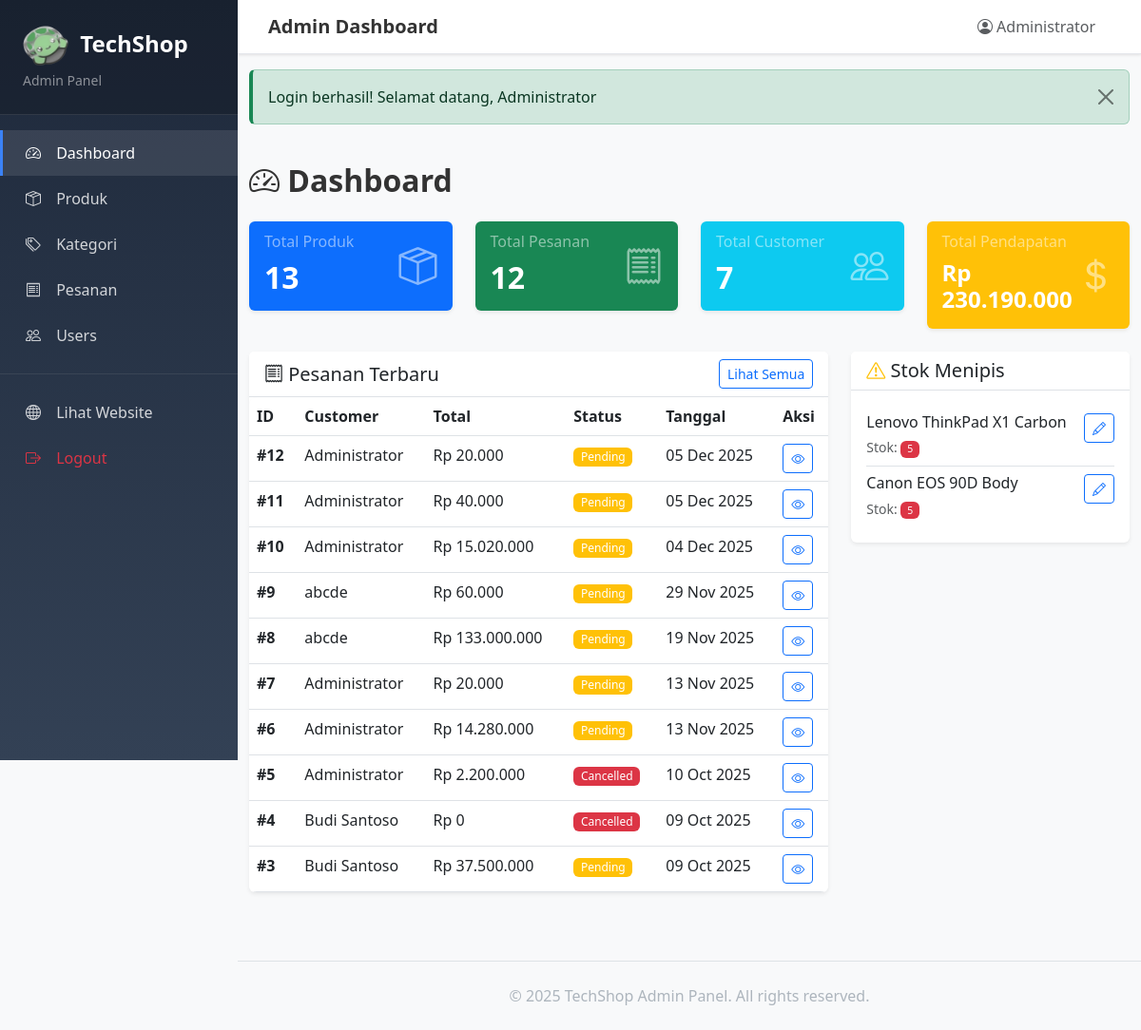
/admin/index.php (signed in), run on the app's committed database.
### tables this page shows
CREATE TABLE `orders` (
  `id` int(11) NOT NULL,
  `user_id` int(11) NOT NULL,
  `total` decimal(12,2) NOT NULL,
  `status` enum('pending','paid','shipped','completed','cancelled') DEFAULT 'pending',
  `shipping_address` text DEFAULT NULL,
  `shipping_phone` varchar(20) DEFAULT NULL,
  `shipping_city` varchar(100) DEFAULT NULL,
  `shipping_postal_code` varchar(10) DEFAULT NULL,
  `notes` text DEFAULT NULL,
  `created_at` timestamp NULL DEFAULT current_timestamp(),
  `updated_at` timestamp NULL DEFAULT current_timestamp() ON UPDATE current_timestamp()
);

CREATE TABLE `users` (
  `id` int(11) NOT NULL,
  `name` varchar(100) NOT NULL,
  `email` varchar(100) NOT NULL,
  `password` varchar(255) NOT NULL COMMENT 'Prototype: MD5 hash (HARUS MIGRASI ke password_hash)',
  `is_admin` tinyint(1) DEFAULT 0 COMMENT '0=Customer, 1=Admin',
  `created_at` timestamp NULL DEFAULT current_timestamp()
);

CREATE TABLE `products` (
  `id` int(11) NOT NULL,
  `product_cat` int(11) DEFAULT NULL,
  `product_brand` varchar(100) DEFAULT NULL,
  `name` varchar(150) NOT NULL,
  `description` text DEFAULT NULL,
  `price` decimal(12,2) NOT NULL,
  `stock` int(11) NOT NULL DEFAULT 0,
  `image` varchar(255) DEFAULT NULL COMMENT 'Nama file gambar di folder product_images/',
  `featured` tinyint(1) DEFAULT 0 COMMENT '1=Featured product',
  `created_at` timestamp NULL DEFAULT current_timestamp()
);

### config.php (called while the page is built, shortened)
<?php
function format_rupiah($number) {
    return "Rp " . number_format($number, 0, ',', '.');
}
function truncate($text, $length = 100) {
    if (strlen($text) <= $length) {
        return $text;
    }
    return substr($text, 0, $length) . '...';
}
?>

### db.php (called while the page is built, shortened)
<?php
function clean($string) {
    return htmlspecialchars(trim($string), ENT_QUOTES, 'UTF-8');
}
?>

### admin/index.php (the view, shortened to what this page needs)
<?php
require_once '../db.php';
require_once '../config.php';
$stats = [];
$products_query = "SELECT COUNT(*) as total FROM products";
$result = mysqli_query($conn, $products_query);
$stats['products'] = mysqli_fetch_assoc($result)['total'];
$orders_query = "SELECT COUNT(*) as total FROM orders";
$result = mysqli_query($conn, $orders_query);
$stats['orders'] = mysqli_fetch_assoc($result)['total'];
$users_query = "SELECT COUNT(*) as total FROM users WHERE is_admin = 0";
$result = mysqli_query($conn, $users_query);
$stats['users'] = mysqli_fetch_assoc($result)['total'];
$revenue_query = "SELECT SUM(total) as total FROM orders WHERE status != 'cancelled'";
$result = mysqli_query($conn, $revenue_query);
$stats['revenue'] = mysqli_fetch_assoc($result)['total'] ?? 0;
$recent_orders_query = "SELECT o.*, u.name as user_name
                        FROM orders o
                        JOIN users u ON o.user_id = u.id
                        ORDER BY o.created_at DESC
                        LIMIT 10";
$recent_orders = mysqli_query($conn, $recent_orders_query);
$low_stock_query = "SELECT * FROM products WHERE stock <= 5 AND stock > 0 ORDER BY stock ASC LIMIT 5";
$low_stock = mysqli_query($conn, $low_stock_query);
include 'header_admin.php';
?>
<div class="container-fluid py-4">
    <h2 class="fw-bold mb-4"><i class="bi bi-speedometer2"></i> Dashboard</h2>
    <div class="row g-4 mb-4">
        <div class="col-md-3">
            <div class="card border-0 shadow-sm bg-primary text-white">
                <div class="card-body">
                    <div class="d-flex justify-content-between align-items-center">
                        <div>
                            <h6 class="card-subtitle mb-2 text-white-50">Total Produk</h6>
                            <h2 class="mb-0 fw-bold"><?php echo $stats['products']; ?></h2>
                        </div>
                        <i class="bi bi-box-seam fs-1 opacity-50"></i>
                    </div>
                </div>
            </div>
        </div>
        <div class="col-md-3">
            <div class="card border-0 shadow-sm bg-success text-white">
                <div class="card-body">
                    <div class="d-flex justify-content-between align-items-center">
                        <div>
                            <h6 class="card-subtitle mb-2 text-white-50">Total Pesanan</h6>
                            <h2 class="mb-0 fw-bold"><?php echo $stats['orders']; ?></h2>
                        </div>
                        <i class="bi bi-receipt fs-1 opacity-50"></i>
                    </div>
                </div>
            </div>
        </div>
        <div class="col-md-3">
            <div class="card border-0 shadow-sm bg-info text-white">
                <div class="card-body">
                    <div class="d-flex justify-content-between align-items-center">
                        <div>
                            <h6 class="card-subtitle mb-2 text-white-50">Total Customer</h6>
                            <h2 class="mb-0 fw-bold"><?php echo $stats['users']; ?></h2>
                        </div>
                        <i class="bi bi-people fs-1 opacity-50"></i>
                    </div>
                </div>
            </div>
        </div>
        <div class="col-md-3">
            <div class="card border-0 shadow-sm bg-warning text-white">
                <div class="card-body">
                    <div class="d-flex justify-content-between align-items-center">
                        <div>
                            <h6 class="card-subtitle mb-2 text-white-50">Total Pendapatan</h6>
                            <h4 class="mb-0 fw-bold"><?php echo format_rupiah($stats['revenue']); ?></h4>
                        </div>
                        <i class="bi bi-currency-dollar fs-1 opacity-50"></i>
                    </div>
                </div>
            </div>
        </div>
    </div>
    <div class="row g-4">
        <div class="col-lg-8">
            <div class="card border-0 shadow-sm">
                <div class="card-header bg-white border-bottom">
                    <div class="d-flex justify-content-between align-items-center">
                        <h5 class="mb-0"><i class="bi bi-receipt"></i> Pesanan Terbaru</h5>
                        <a href="<?php echo BASE_URL; ?>/admin/orders.php" class="btn btn-sm btn-outline-primary">
                            Lihat Semua
                        </a>
                    </div>
                </div>
                <div class="card-body p-0">
                    <div class="table-responsive">
                        <table class="table table-hover mb-0">
                            <thead class="bg-light">
                                <tr>
                                    <th>ID</th>
                                    <th>Customer</th>
                                    <th>Total</th>
                                    <th>Status</th>
                                    <th>Tanggal</th>
                                    <th>Aksi</th>
                                </tr>
                            </thead>
                            <tbody>
                                <?php while ($order = mysqli_fetch_assoc($recent_orders)): ?>
                                    <tr>
                                        <td><strong>#<?php echo $order['id']; ?></strong></td>
                                        <td><?php echo clean($order['user_name']); ?></td>
                                        <td><?php echo format_rupiah($order['total']); ?></td>
                                        <td>
                                            <?php
                                            $badge_class = '';
                                            switch ($order['status']) {
                                                case 'pending': $badge_class = 'bg-warning'; break;
                                                case 'cancelled': $badge_class = 'bg-danger'; break;
                                            }
                                            ?>
                                            <span class="badge <?php echo $badge_class; ?>">
                                                <?php echo ucfirst($order['status']); ?>
                                            </span>
                                        </td>
                                        <td><?php echo date('d M Y', strtotime($order['created_at'])); ?></td>
                                        <td>
                                            <a href="<?php echo BASE_URL; ?>/admin/orders.php" class="btn btn-sm btn-outline-primary">
                                                <i class="bi bi-eye"></i>
                                            </a>
                                        </td>
                                    </tr>
                                <?php endwhile; ?>
                            </tbody>
                        </table>
                    </div>
                </div>
            </div>
        </div>
        <div class="col-lg-4">
            <div class="card border-0 shadow-sm">
                <div class="card-header bg-white border-bottom">
                    <h5 class="mb-0"><i class="bi bi-exclamation-triangle text-warning"></i> Stok Menipis</h5>
                </div>
                <div class="card-body">
                    <?php if (mysqli_num_rows($low_stock) > 0): ?>
                        <div class="list-group list-group-flush">
                            <?php while ($product = mysqli_fetch_assoc($low_stock)): ?>
                                <div class="list-group-item px-0">
                                    <div class="d-flex justify-content-between align-items-start">
                                        <div>
                                            <h6 class="mb-1"><?php echo clean(truncate($product['name'], 40)); ?></h6>
                                            <small class="text-muted">Stok:
                                                <span class="badge bg-danger"><?php echo $product['stock']; ?></span>
                                            </small>
                                        </div>
                                        <a href="<?php echo BASE_URL; ?>/admin/edit_product.php?id=<?php echo $product['id']; ?>"
                                           class="btn btn-sm btn-outline-primary">
                                            <i class="bi bi-pencil"></i>
                                        </a>
                                    </div>
                                </div>
                            <?php endwhile; ?>
                        </div>
                    <?php else: ?>
                        <p class="text-muted mb-0">Semua produk memiliki stok yang cukup.</p>
                    <?php endif; ?>
                </div>
            </div>
        </div>
    </div>
</div>
<?php include 'footer_admin.php'; ?>

### css/style.css (style rules this page uses)
:root { --primary-color: #0d6efd; --secondary-color: #6c757d; --success-color: #198754; --danger-color: #dc3545; --warning-color: #ffc107; --info-color: #0dcaf0; --dark-color: #212529; --light-bg: #f8f9fa; }
body { font-family: 'Segoe UI', Tahoma, Geneva, Verdana, sans-serif; color: #333; }
.btn { transition: all 0.3s ease; }
.card { transition: box-shadow 0.3s ease; }
.badge { font-weight: 500; padding: 0.35em 0.65em; }
.table-responsive { border-radius: 0.5rem; overflow: hidden; }
.table thead { font-weight: 600; }
.table-hover tbody tr { transition: background-color 0.2s ease; }

### admin/header_admin.php (style rules this page uses)
:root { --sidebar-width: 250px; }
body { background-color: #f8f9fa; }

### data on the page
orders: id "12", user.name "Administrator", total "Rp 20.000", status "Pending", created_at "05 Dec 2025"
orders: id "11", user.name "Administrator", total "Rp 40.000", status "Pending", created_at "05 Dec 2025"
orders: id "10", user.name "Administrator", total "Rp 15.020.000", status "Pending", created_at "04 Dec 2025"
orders: id "9", user.name "abcde", total "Rp 60.000", status "Pending", created_at "29 Nov 2025"
orders: id "8", user.name "abcde", total "Rp 133.000.000", status "Pending", created_at "19 Nov 2025"
orders: id "7", user.name "Administrator", total "Rp 20.000", status "Pending", created_at "13 Nov 2025"
orders: id "6", user.name "Administrator", total "Rp 14.280.000", status "Pending", created_at "13 Nov 2025"
orders: id "5", user.name "Administrator", total "Rp 2.200.000", status "Cancelled", created_at "10 Oct 2025"
orders: id "4", user.name "Budi Santoso", total "Rp 0", status "Cancelled", created_at "09 Oct 2025"
orders: id "3", user.name "Budi Santoso", total "Rp 37.500.000", status "Pending", created_at "09 Oct 2025"
products: name "Lenovo ThinkPad X1 Carbon", stock "5"
products: name "Canon EOS 90D Body", stock "5"

### other printed values
$page_title "Admin Dashboard"
$_SESSION['user_name'] "Administrator"
$flash['message'] "Login berhasil! Selamat datang, Administrator"
$stats['products'] "13"
$stats['orders'] "12"
$stats['users'] "7"
format_rupiah($stats['revenue']) "Rp 230.190.000"
